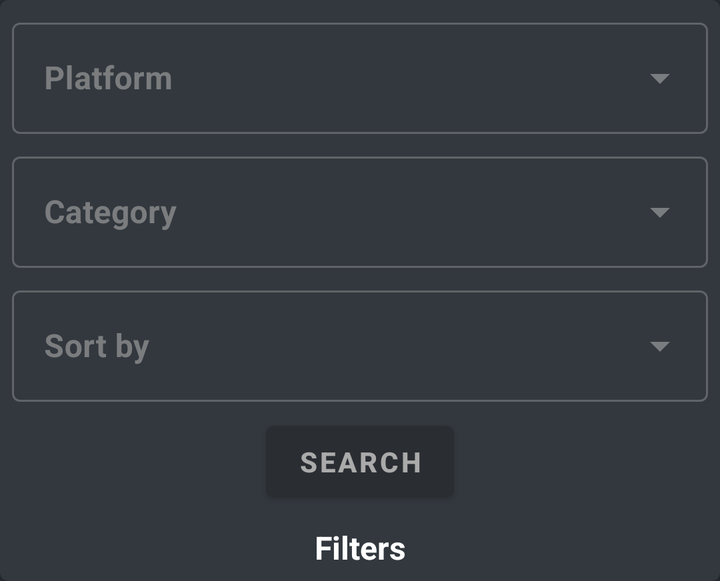
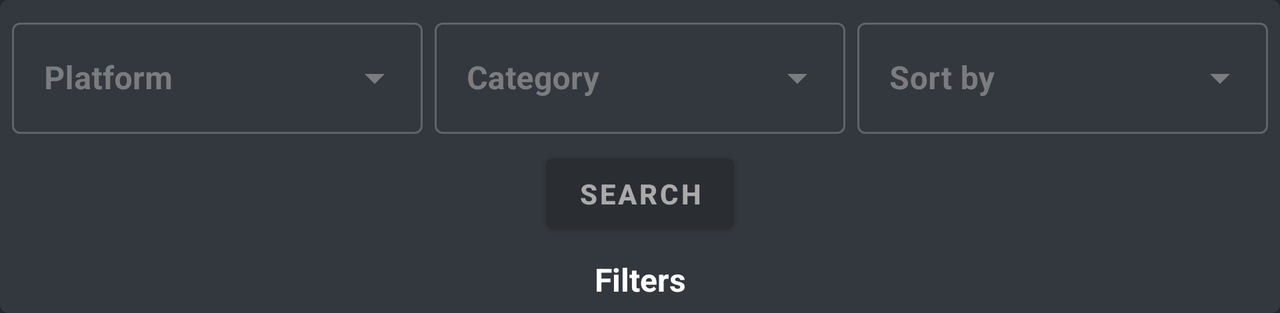

Two renders of one Android screen. The first uses the default layout on a phone; the second uses the alternative layout the repository ships for a different screen configuration, on a matching device. The two XML files are below.
<!-- AndroidManifest.xml: application theme Theme.FlexingFreeGames -->
<!-- res/layout/panel_filter.xml -->
<?xml version="1.0" encoding="utf-8"?>
<com.google.android.material.card.MaterialCardView
    xmlns:android="http://schemas.android.com/apk/res/android"
    xmlns:app="http://schemas.android.com/apk/res-auto"
    xmlns:tools="http://schemas.android.com/tools"
    style="@style/CardViewStyle"
    android:layout_width="match_parent"
    android:layout_height="wrap_content">

    <androidx.constraintlayout.widget.ConstraintLayout
        android:layout_width="match_parent"
        android:layout_height="match_parent"
        android:padding="@dimen/padding_content_small">

        <androidx.constraintlayout.widget.Group
            android:id="@+id/group_filters"
            android:layout_width="match_parent"
            android:layout_height="wrap_content"
            android:visibility="gone"
            app:constraint_referenced_ids="til_platform,til_category,til_sort_by,btn_search"
            tools:visibility="visible" />

        <com.google.android.material.textfield.TextInputLayout
            android:id="@+id/til_platform"
            style="@style/Widget.MaterialComponents.TextInputLayout.OutlinedBox.ExposedDropdownMenu"
            android:layout_width="0dp"
            android:layout_height="wrap_content"
            android:hint="@string/hint_platform"
            app:layout_constraintEnd_toEndOf="parent"
            app:layout_constraintStart_toStartOf="parent"
            app:layout_constraintTop_toTopOf="parent">

            <com.google.android.material.textfield.MaterialAutoCompleteTextView
                android:id="@+id/actv_platform"
                android:layout_width="match_parent"
                android:layout_height="wrap_content"
                android:focusable="false"
                android:inputType="none" />
        </com.google.android.material.textfield.TextInputLayout>

        <com.google.android.material.textfield.TextInputLayout
            android:id="@+id/til_category"
            style="@style/Widget.MaterialComponents.TextInputLayout.OutlinedBox.ExposedDropdownMenu"
            android:layout_width="0dp"
            android:layout_height="wrap_content"
            android:layout_marginTop="@dimen/margin_small"
            android:hint="@string/hint_category"
            app:layout_constraintEnd_toEndOf="parent"
            app:layout_constraintStart_toStartOf="parent"
            app:layout_constraintTop_toBottomOf="@id/til_platform">

            <com.google.android.material.textfield.MaterialAutoCompleteTextView
                android:id="@+id/actv_category"
                android:layout_width="match_parent"
                android:layout_height="wrap_content"
                android:focusable="false"
                android:inputType="none" />
        </com.google.android.material.textfield.TextInputLayout>

        <com.google.android.material.textfield.TextInputLayout
            android:id="@+id/til_sort_by"
            style="@style/Widget.MaterialComponents.TextInputLayout.OutlinedBox.ExposedDropdownMenu"
            android:layout_width="0dp"
            android:layout_height="wrap_content"
            android:layout_marginTop="@dimen/margin_small"
            android:hint="@string/hint_sort_by"
            app:layout_constraintEnd_toEndOf="parent"
            app:layout_constraintStart_toStartOf="parent"
            app:layout_constraintTop_toBottomOf="@id/til_category">

            <com.google.android.material.textfield.MaterialAutoCompleteTextView
                android:id="@+id/actv_sort_by"
                android:layout_width="match_parent"
                android:layout_height="wrap_content"
                android:focusable="false"
                android:inputType="none" />
        </com.google.android.material.textfield.TextInputLayout>

        <com.google.android.material.button.MaterialButton
            android:id="@+id/btn_search"
            android:layout_width="wrap_content"
            android:layout_height="wrap_content"
            android:layout_marginTop="@dimen/margin_small"
            android:text="@string/text_action_search"
            app:layout_constraintEnd_toEndOf="parent"
            app:layout_constraintStart_toStartOf="parent"
            app:layout_constraintTop_toBottomOf="@id/til_sort_by" />

        <TextView
            android:id="@+id/tv_show_filter"
            style="@style/TextClickableStyle"
            android:layout_width="0dp"
            android:layout_height="wrap_content"
            android:layout_marginTop="@dimen/margin_medium"
            android:text="@string/text_filters"
            app:drawableEndCompat="@drawable/ic_arrow_down"
            app:drawableStartCompat="@drawable/ic_arrow_down"
            app:layout_constraintEnd_toEndOf="parent"
            app:layout_constraintStart_toStartOf="parent"
            app:layout_constraintTop_toBottomOf="@id/btn_search" />
    </androidx.constraintlayout.widget.ConstraintLayout>
</com.google.android.material.card.MaterialCardView>
<!-- resources referenced by this layout -->
<resources>
  <dimen name="margin_medium">8dp</dimen>
  <dimen name="margin_small">6dp</dimen>
  <dimen name="padding_content_small">6dp</dimen>
  <string name="hint_category">Category</string>
  <string name="hint_platform">Platform</string>
  <string name="hint_sort_by">Sort by</string>
  <string name="text_action_search">Search</string>
  <string name="text_filters">Filters</string>
  <style name="CardViewStyle" parent="Widget.MaterialComponents.CardView">
          <item name="elevation">@dimen/elevation</item>
      </style>
  <style name="TextClickableStyle">
          <item name="android:textColor">@color/white</item>
          <item name="android:textSize">@dimen/size_text_action</item>
          <item name="android:textAlignment">center</item>
      </style>
  <style name="Theme.FlexingFreeGames" parent="Theme.MaterialComponents.DayNight.DarkActionBar">
          <item name="colorPrimary">@color/dark_gray_70</item>
          <item name="colorPrimaryVariant">@color/dark_gray_70</item>
          <item name="colorOnPrimary">@color/gray_70</item>
  
          <item name="colorAccent">@color/white</item>
  
          <item name="colorSurface">@color/dark_gray_40</item>
          <item name="colorOnSurface">@color/gray_70</item>
  
          <item name="android:colorBackground">@color/dark_gray_80</item>
  
          <item name="android:statusBarColor">?attr/colorPrimaryVariant</item>
  
          <item name="android:drawableTint">@color/white</item>
  
          <item name="android:textColorPrimary">@color/white</item>
          <item name="android:textColor">@color/gray_70</item>
          <item name="android:textStyle">bold</item>
      </style>
  <dimen name="elevation">6dp</dimen>
  <color name="white">#FFFFFFFF</color>
  <dimen name="size_text_action">16sp</dimen>
  <color name="dark_gray_70">#2A2E33</color>
  <color name="gray_70">#AAAAAA</color>
  <color name="dark_gray_40">#32383E</color>
  <color name="dark_gray_80">#272B30</color>
</resources>
<!-- res/layout-land/panel_filter.xml (the repository's variant of the layout above) -->
<!-- drawn on the phone turned sideways -->
<?xml version="1.0" encoding="utf-8"?>
<com.google.android.material.card.MaterialCardView
    xmlns:android="http://schemas.android.com/apk/res/android"
    xmlns:app="http://schemas.android.com/apk/res-auto"
    xmlns:tools="http://schemas.android.com/tools"
    style="@style/CardViewStyle"
    android:layout_width="match_parent"
    android:layout_height="wrap_content">

    <androidx.constraintlayout.widget.ConstraintLayout
        android:layout_width="match_parent"
        android:layout_height="match_parent"
        android:padding="@dimen/padding_content_small">

        <androidx.constraintlayout.widget.Group
            android:id="@+id/group_filters"
            android:layout_width="match_parent"
            android:layout_height="wrap_content"
            android:visibility="gone"
            app:constraint_referenced_ids="til_platform,til_category,til_sort_by,btn_search"
            tools:visibility="visible" />

        <com.google.android.material.textfield.TextInputLayout
            android:id="@+id/til_platform"
            style="@style/Widget.MaterialComponents.TextInputLayout.OutlinedBox.ExposedDropdownMenu"
            android:layout_width="0dp"
            android:layout_height="wrap_content"
            android:hint="@string/hint_platform"
            app:layout_constraintEnd_toStartOf="@id/til_category"
            app:layout_constraintStart_toStartOf="parent"
            app:layout_constraintTop_toTopOf="parent">

            <com.google.android.material.textfield.MaterialAutoCompleteTextView
                android:id="@+id/actv_platform"
                android:layout_width="match_parent"
                android:layout_height="wrap_content"
                android:focusable="false"
                android:inputType="none" />
        </com.google.android.material.textfield.TextInputLayout>

        <com.google.android.material.textfield.TextInputLayout
            android:id="@+id/til_category"
            style="@style/Widget.MaterialComponents.TextInputLayout.OutlinedBox.ExposedDropdownMenu"
            android:layout_width="0dp"
            android:layout_height="wrap_content"
            android:layout_marginStart="@dimen/margin_small"
            android:hint="@string/hint_category"
            app:layout_constraintEnd_toStartOf="@id/til_sort_by"
            app:layout_constraintStart_toEndOf="@id/til_platform"
            app:layout_constraintTop_toTopOf="parent">

            <com.google.android.material.textfield.MaterialAutoCompleteTextView
                android:id="@+id/actv_category"
                android:layout_width="match_parent"
                android:layout_height="wrap_content"
                android:focusable="false"
                android:inputType="none" />
        </com.google.android.material.textfield.TextInputLayout>

        <com.google.android.material.textfield.TextInputLayout
            android:id="@+id/til_sort_by"
            style="@style/Widget.MaterialComponents.TextInputLayout.OutlinedBox.ExposedDropdownMenu"
            android:layout_width="0dp"
            android:layout_height="wrap_content"
            android:layout_marginStart="@dimen/margin_small"
            android:hint="@string/hint_sort_by"
            app:layout_constraintEnd_toEndOf="parent"
            app:layout_constraintStart_toEndOf="@id/til_category"
            app:layout_constraintTop_toTopOf="parent">

            <com.google.android.material.textfield.MaterialAutoCompleteTextView
                android:id="@+id/actv_sort_by"
                android:layout_width="match_parent"
                android:layout_height="wrap_content"
                android:focusable="false"
                android:inputType="none" />
        </com.google.android.material.textfield.TextInputLayout>

        <com.google.android.material.button.MaterialButton
            android:id="@+id/btn_search"
            android:layout_width="wrap_content"
            android:layout_height="wrap_content"
            android:layout_marginTop="@dimen/margin_small"
            android:text="@string/text_action_search"
            app:layout_constraintEnd_toEndOf="parent"
            app:layout_constraintStart_toStartOf="parent"
            app:layout_constraintTop_toBottomOf="@id/til_platform" />

        <TextView
            android:id="@+id/tv_show_filter"
            style="@style/TextClickableStyle"
            android:layout_width="0dp"
            android:layout_height="wrap_content"
            android:layout_marginTop="@dimen/margin_medium"
            android:text="@string/text_filters"
            app:drawableEndCompat="@drawable/ic_arrow_down"
            app:drawableStartCompat="@drawable/ic_arrow_down"
            app:layout_constraintEnd_toEndOf="parent"
            app:layout_constraintStart_toStartOf="parent"
            app:layout_constraintTop_toBottomOf="@id/btn_search" />
    </androidx.constraintlayout.widget.ConstraintLayout>
</com.google.android.material.card.MaterialCardView>
